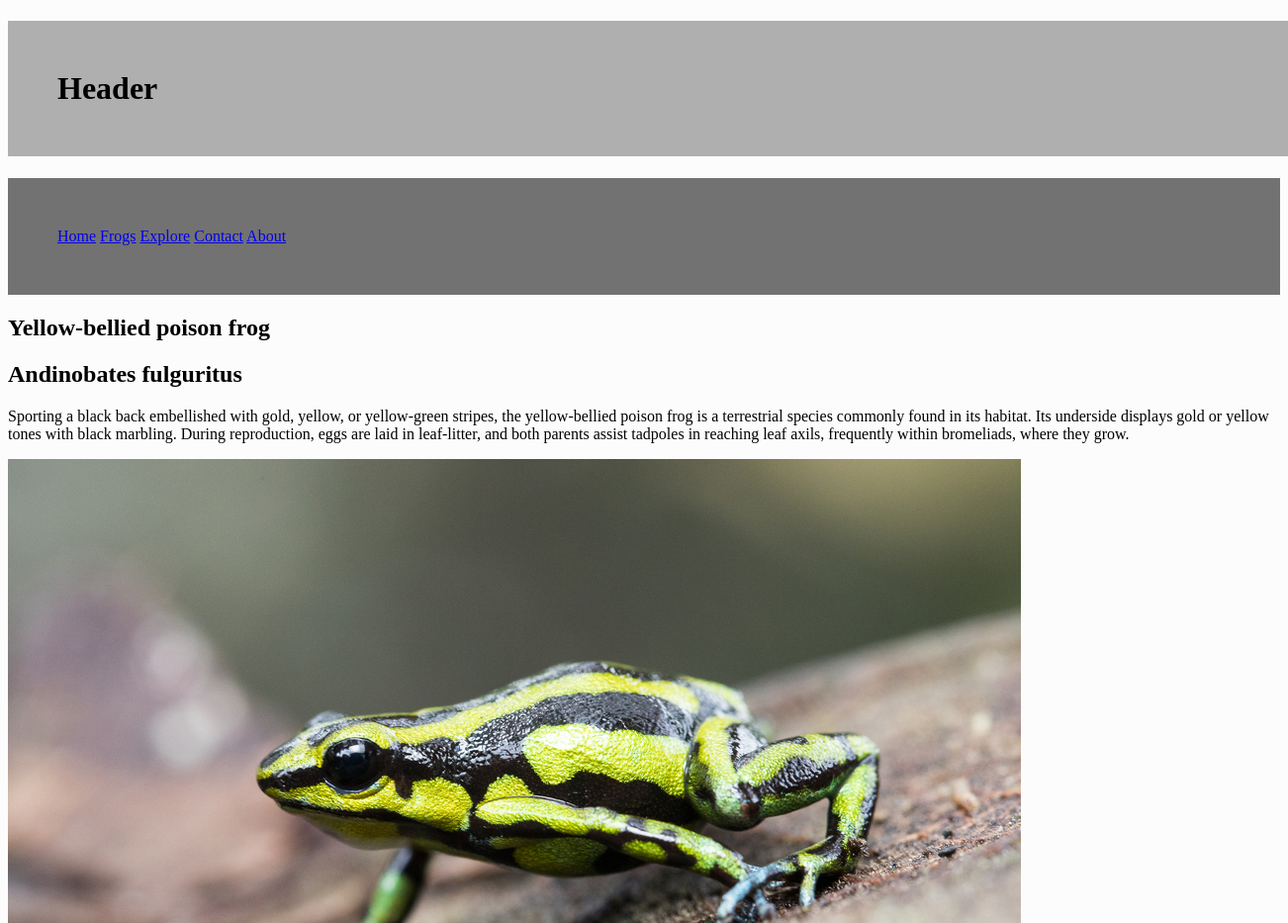
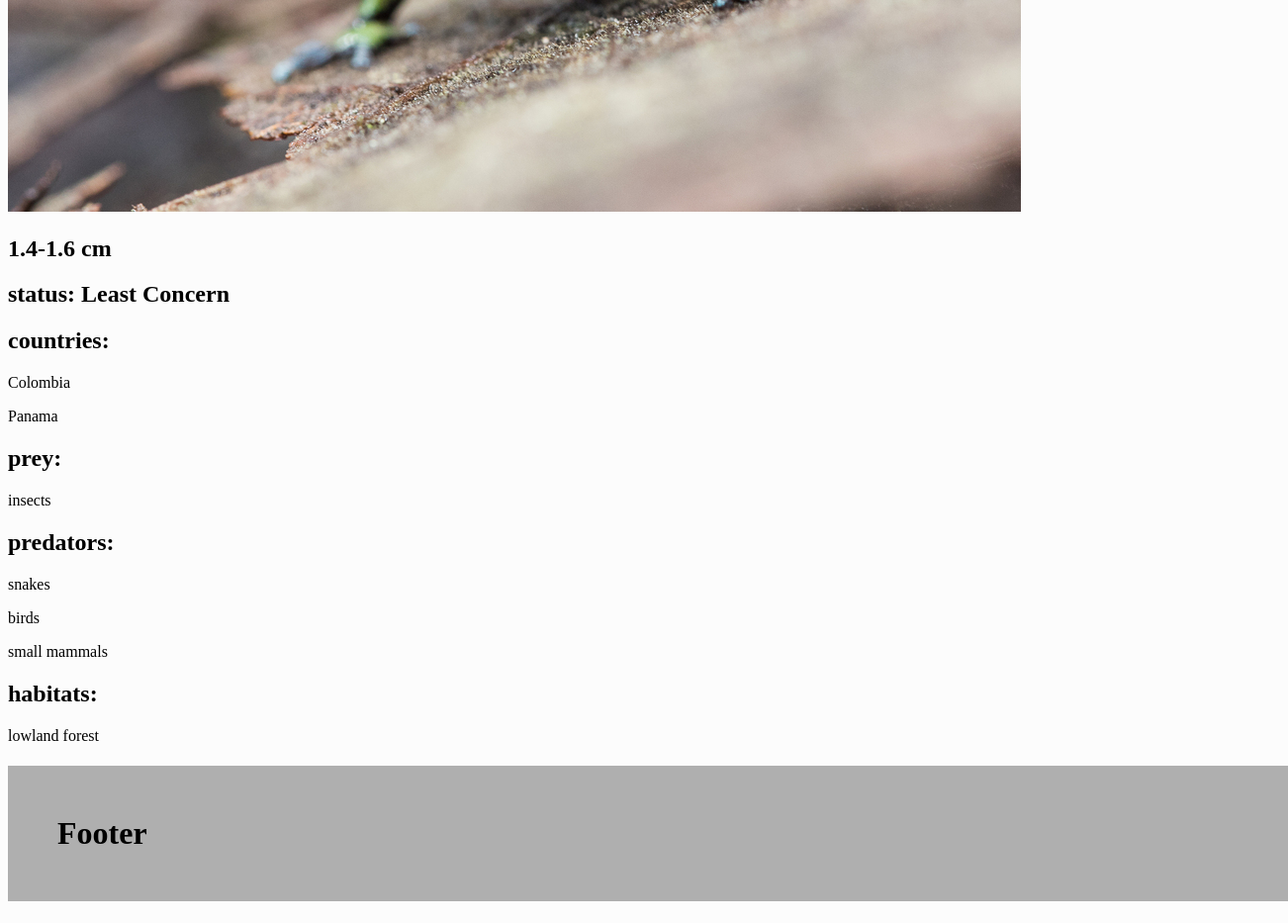
/frog/27, run on the app's committed database (2 pictures, top to bottom).
### tables this page shows
CREATE TABLE frogs (id INTEGER PRIMARY KEY AUTOINCREMENT, name VARCHAR, image TEXT, description TEXT, scientific_name VARCHAR, min_size NUMERIC, max_size NUMERIC, status INTEGER REFERENCES statuses (id));

CREATE TABLE statuses (id INTEGER PRIMARY KEY AUTOINCREMENT, name VARCHAR);

CREATE TABLE country (id INTEGER PRIMARY KEY AUTOINCREMENT, name TEXT);

CREATE TABLE prey (id INTEGER PRIMARY KEY AUTOINCREMENT, name TEXT);

CREATE TABLE predator (id INTEGER PRIMARY KEY AUTOINCREMENT, name TEXT, description TEXT);

CREATE TABLE habitat (id INTEGER PRIMARY KEY AUTOINCREMENT, name TEXT, description TEXT);

### routes.py (the view)
@app.route('/frog/<int:id>')
def frog(id):
    queries = [['SELECT * FROM frogs WHERE id=?', (id,)],
               ['SELECT * FROM statuses WHERE id IN(SELECT status FROM frogs WHERE id =?)', (id,)],
               ['SELECT * FROM country WHERE id IN(SELECT cid FROM FrogCountry WHERE fid =?)', (id,)],
               ['SELECT * FROM prey WHERE id IN(SELECT pid FROM FrogPrey WHERE fid =?)', (id,)],
               ['SELECT * FROM predator WHERE id IN(SELECT pid FROM FrogPredator WHERE fid =?)', (id,)],
               ['SELECT * FROM habitat WHERE id IN(SELECT hid FROM FrogHabitat WHERE fid =?)', (id,)]]
    fetchall = [False, False, True, True, True, True, True]
    frog, status, country, prey, predator, habitat = fetch_data(queries, fetchall)
    return render_template("frog.html", frog=frog, status=status, country=country, prey=prey, predator=predator, habitat=habitat)

### routes.py (called while the page is built)
def fetch_data(queries: list, fetchall: list):
    conn = sqlite3.connect('frog.db')
    cur = conn.cursor()
    results = []
    for index, query in enumerate(queries):
        try:                                                 # checks if query[1] index exists, thefourtheye - https://stackoverflow.com/questions/29715501/how-can-i-check-if-a-list-index-exists
            cur.execute(query[0], query[1])
        except IndexError:
            cur.execute(query[0])
        if fetchall[index] is True:
            result = cur.fetchall()
        else:
            result = cur.fetchone()
        results.append(result)
    conn.close()
    return results

### templates/frog.html
{%extends "layout.html"%}
{%block content%}
<h2>{{frog[1]}}</h2>
<h2>{{frog[4]}}</h2>
<p>{{frog[3]}}</p>
<img src = "{{frog[2]}}" />
{%if frog[5] != 0 %}
<h2>{{frog[5]}}-{{frog[6]}} cm</h2>
{%else%}
<h2>{{frog[6]}} cm</h2>
{%endif%}
<h2>status: {{status[1]}}</h2>
<h2>countries: </h2>
{%for item in country %}
    <p>{{item[1]}}</p>
{%endfor%}
<h2>prey:</h2>
{%for item in prey %}
    <p>{{item[1]}}</p>
{%endfor%}
<h2>predators:</h2>
{%for item in predator %}
    <p>{{item[1]}}</p>
{%endfor%}
<h2>habitats:</h2>
{%for item in habitat %}
    <p>{{item[1]}}</p>
{%endfor%}
{%endblock%}

### templates/layout.html (shortened to what this page needs)
<!doctype html>
<html>
    <head>
        <link rel = "stylesheet" href = "static/css/style.css">
    </head>
    <body>
        {%include "header.html"%}
        {%include "nav.html"%}
        {%block content%}{%endblock%}
        {%include "footer.html"%}
    </body>
</html>

### templates/header.html
<h1>Header</h1>

### templates/nav.html
<nav>
<a href = "/">Home</a> <a href = "/all_frogs">Frogs</a> <a href = "/explore">Explore</a> <a href = "/contact">Contact</a> <a href = "/about">About</a>
</nav>

### templates/footer.html
<h1>Footer</h1>

### static/css/style.css (style rules this page uses)
body { font-family: "Comic Sans MS"; background-color: rgb(252, 252, 252); color:rgb(0, 0, 0); }
h1 { padding:50px; width: 100%; background-color: rgb(175, 175, 175); }
nav { background-color: rgb(114, 114, 114); padding: 50px; }

### data on the page
frogs: name "Yellow-bellied poison frog", scientific_name "Andinobates fulguritus", description "Sporting a black back embellished with gold, yellow, or yellow-green stripes, the yellow-bellied poison frog is a terrestrial species commonly found in its habitat. Its underside displays gold or yellow tones with black marbling. During reproduction, eggs are laid in leaf-litter, and both parents assist tadpoles in reaching leaf axils, frequently within bromeliads, where they grow.", min_size "1.4", max_size "1.6"
statuses: name "Least Concern"
country: name "Colombia"
country: name "Panama"
prey: name "insects"
predator: name "snakes"
predator: name "birds"
predator: name "small mammals"
habitat: name "lowland forest"
